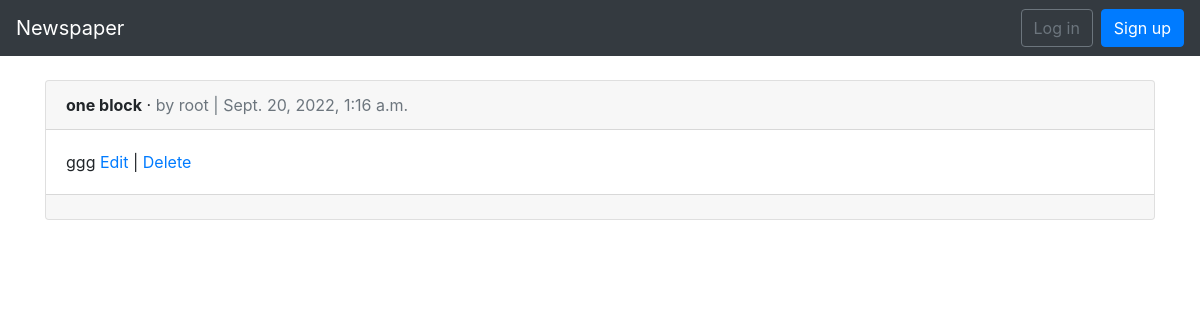
The app's page /article/, older data.
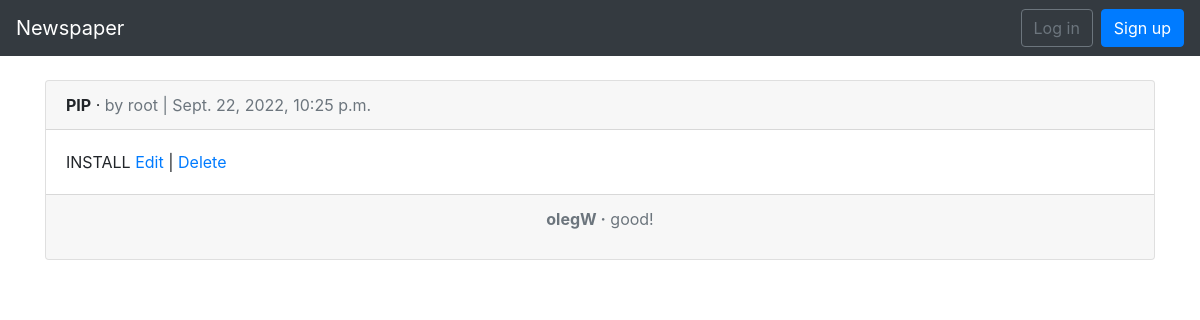
The same page, newer data.
### articles/models.py (models this page shows, shortened)
class Article(models.Model):
    title = models.CharField(max_length=255)
    body = models.TextField()
    date = models.DateTimeField(auto_now_add=True)
    author = models.ForeignKey(settings.AUTH_USER_MODEL, on_delete=models.CASCADE,)

class Comment(models.Model):
    article = models.ForeignKey(Article, on_delete=models.CASCADE, related_name='comments')
    comment = models.CharField(max_length=140)
    author = models.ForeignKey(
        settings.AUTH_USER_MODEL,
        on_delete=models.CASCADE,
    )
    def __str__(self):
        return self.comment

### users/models.py (models this page shows)
class CustomUser(AbstractUser):
    age = models.PositiveIntegerField(default=0)

### articles/views.py (the view)
# urls.py: path('', views.ArticleListView.as_view(), name='article_list'),
class ArticleListView(ListView):
    model =models.Article
    template_name = 'article_list.html'

### template/article_list.html (shortened to what this page needs)
<!DOCTYPE html>
<html lang="en">
<head>
</head>
<body>
  {% extends 'base.html' %}
  {% block content %}
  {% for article in object_list %}
  <div class="card">
    <div class="card-header">
      <span class="font-weight-bold">{{ article.title }}</span> &middot;
      <span class="text-muted">by {{ article.author }} | {{ article.date }}</span>
    </div>
    <div class="card-body">
      {{ article.body }}
      <a href="{% url 'article_edit' article.pk %}">Edit</a> |
      <a href="{% url 'article_delete' article.pk %}">Delete</a>
    </div>
    <div class="card-footer text-center text-muted">
        {% for comment in article.comments.all %}
        <p>
          <span class="font-weight-bold">{{ comment.author }} &middot</span>
          {{ comment }}
        </p>
      {% endfor %}
    </div>
  </div>
  {% endfor %}
  {% endblock content %}

### template/base.html (shortened to what this page needs)
<!DOCTYPE html>
<html>
    <head>
        <link rel="stylesheet" href="https://maxcdn.bootstrapcdn.com/bootstrap/4.0.0/css/bootstrap.min.css"
/>
    </head>
    <body>
        <nav class="navbar navbar-expand-md navbar-dark bg-dark mb-4">
            <a class="navbar-brand" href="{% url 'home' %}">Newspaper</a>
            <div class="collapse navbar-collapse" id="navbarCollapse">
                {% if user.is_authenticated %}
                <ul class="navbar-nav mr-auto">
                     <li class="nav-item">
                            <a href="{% url 'article_new' %}">+ New</a>
                     </li>
                </ul>
                    <ul class="navbar-nav ml-auto">
                        <li class="nav-item">
                            <a class="nav-link dropdown-toggle" href="#" id="userMenu" data-toggle="dropdown" aria-haspopup="true" aria-expanded="false">
                                {{ user.username }}
                            </a>
                            <div class="dropdown-menu dropdown-menu-right" aria-labelledby="userMenu">
                                <a class="dropdown-item" href="{% url 'password_change' %}">Change password</a>
                            <div class="dropdown-divider"></div>
                                <a class="dropdown-item" href="{% url 'logout' %}">Log out</a>
                            </div>
                        </li>
                    </ul>
                {% else %}
                    <form class="form-inline ml-auto">
                        <a href="{% url 'login' %}" class="btn btn-outline-secondary">Log in</a>
                        <a href="{% url 'signup' %}" class="btn btn-primary ml-2">Sign up</a>
                    </form>
                {% endif %}
            </div>
        </nav>
        <div class="container">
            {% block content %}
            {% endblock %}
        </div>
    </body>
</html>

Row changes from the older to the newer data that the page shows:
removed Article: title "one block", author "root", date "Sept. 20, 2022, 1:16 a.m.", body "ggg"
added Article: title "PIP", author "root", date "Sept. 22, 2022, 10:25 p.m.", body "INSTALL"
added Comment: author "olegW", comment "good!"
